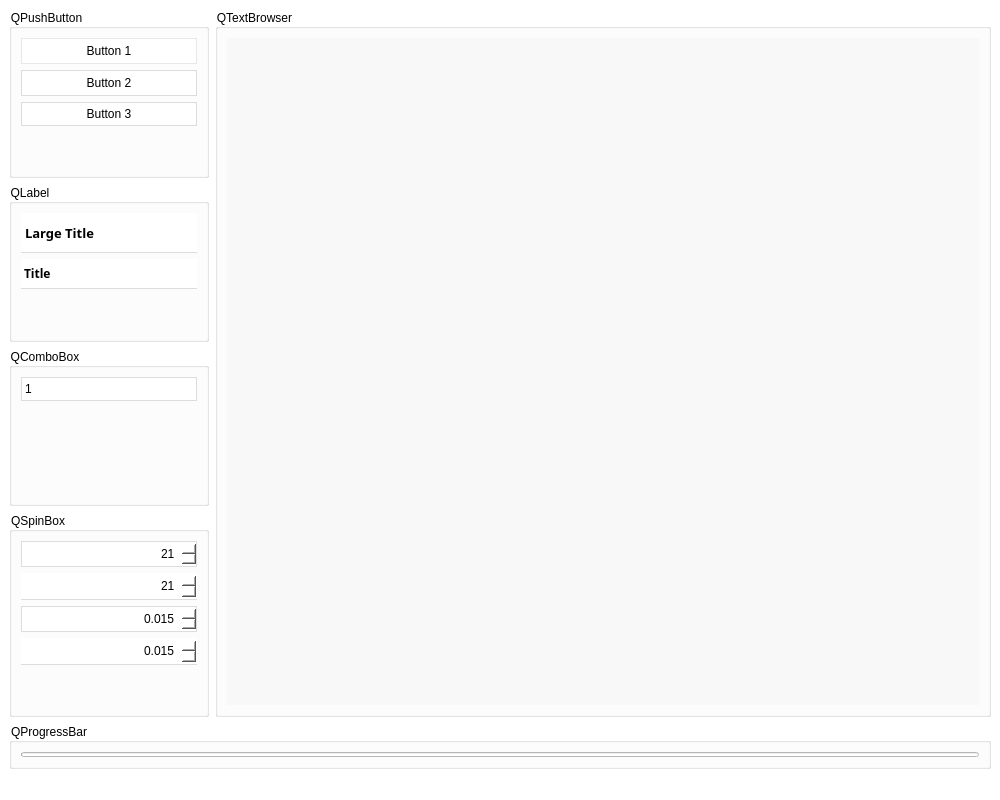
<?xml version="1.0" encoding="UTF-8"?>
<ui version="4.0">
 <class>MainWindow</class>
 <widget class="QMainWindow" name="MainWindow">
  <property name="geometry">
   <rect>
    <x>0</x>
    <y>0</y>
    <width>1000</width>
    <height>800</height>
   </rect>
  </property>
  <property name="windowTitle">
   <string>MainWindow</string>
  </property>
  <property name="styleSheet">
   <string notr="true">font: 8pt &quot;Swis721 BT&quot;;
background-color: #ffffff;</string>
  </property>
  <widget class="QWidget" name="centralwidget">
   <layout class="QGridLayout" name="gridLayout_6">
    <item row="0" column="0">
     <widget class="QGroupBox" name="groupBoxPushButton">
      <property name="sizePolicy">
       <sizepolicy hsizetype="Preferred" vsizetype="Expanding">
        <horstretch>0</horstretch>
        <verstretch>0</verstretch>
       </sizepolicy>
      </property>
      <property name="minimumSize">
       <size>
        <width>200</width>
        <height>0</height>
       </size>
      </property>
      <property name="title">
       <string>QPushButton</string>
      </property>
      <layout class="QGridLayout" name="gridLayout">
       <item row="2" column="0">
        <widget class="QPushButton" name="pushButton3">
         <property name="styleSheet">
          <string notr="true">.QPushButton {
	border-radius: 15px;
	border: 1px solid rgb(220, 220, 220); 
	padding: 4px;
}

.QPushButton::hover {
	background-color: rgb(251, 217, 225);
}</string>
         </property>
         <property name="text">
          <string>Button 3</string>
         </property>
         <property name="icon">
          <iconset resource="icons.qrc">
           <normaloff>:/icons/feather-white/image.svg</normaloff>:/icons/feather-white/image.svg</iconset>
         </property>
        </widget>
       </item>
       <item row="0" column="0">
        <widget class="QPushButton" name="pushButton1">
         <property name="styleSheet">
          <string notr="true">.QPushButton {
	padding: 5px 10px;
	border: 1px solid #e8e8e8;	
}

.QPushButton::hover {
	background-color: #f8f8f8;
}</string>
         </property>
         <property name="text">
          <string>Button 1</string>
         </property>
         <property name="icon">
          <iconset resource="icons.qrc">
           <normaloff>:/icons/feather-white/folder.svg</normaloff>:/icons/feather-white/folder.svg</iconset>
         </property>
        </widget>
       </item>
       <item row="1" column="0">
        <widget class="QPushButton" name="pushButton2">
         <property name="styleSheet">
          <string notr="true">.QPushButton {
	border: 1px solid rgb(220, 220, 220); 
	padding: 5px 10px;
}

.QPushButton::hover {
	background-color: rgb(231, 233, 255);
}</string>
         </property>
         <property name="text">
          <string>Button 2</string>
         </property>
         <property name="icon">
          <iconset resource="icons.qrc">
           <normaloff>:/icons/feather-white/file-text.svg</normaloff>:/icons/feather-white/file-text.svg</iconset>
         </property>
        </widget>
       </item>
       <item row="3" column="0">
        <spacer name="verticalSpacer1">
         <property name="orientation">
          <enum>Qt::Vertical</enum>
         </property>
         <property name="sizeHint" stdset="0">
          <size>
           <width>20</width>
           <height>40</height>
          </size>
         </property>
        </spacer>
       </item>
      </layout>
     </widget>
    </item>
    <item row="0" column="1" rowspan="4">
     <widget class="QGroupBox" name="groupBoxTextBrowser">
      <property name="sizePolicy">
       <sizepolicy hsizetype="Preferred" vsizetype="Expanding">
        <horstretch>0</horstretch>
        <verstretch>0</verstretch>
       </sizepolicy>
      </property>
      <property name="title">
       <string>QTextBrowser</string>
      </property>
      <layout class="QGridLayout" name="gridLayout_4">
       <item row="0" column="0">
        <widget class="QTextBrowser" name="textBrowser1">
         <property name="styleSheet">
          <string notr="true">QTextBrowser {
	font: 8pt &quot;Consolas&quot;;
	background-color: #ffffff;
	border: none;
	background-color: #f8f8f8;
}

/* 垂直捲軸設定 */
QScrollBar:down-arrow, QScrollBar:add-line, QScrollBar:up-arrow, QScrollBar:sub-line {
	border: none;
}

QScrollBar:vertical {
	width: 10px;
	border-radius:3px;
	background-color: rgb(231, 233, 234);
}

QScrollBar::handle:vertical {
	background-color: rgb(138, 147, 155);
	border-radius:3px;
	margin: 2px;
}

QScrollBar:horizontal {
	height: 10px;
	border-radius:3px;
	background-color: rgb(231, 233, 234);
}

QScrollBar::handle:horizontal {
	background-color: rgb(138, 147, 155);
	border-radius:3px;
	margin: 2px;
}</string>
         </property>
         <property name="lineWrapMode">
          <enum>QTextEdit::NoWrap</enum>
         </property>
        </widget>
       </item>
      </layout>
     </widget>
    </item>
    <item row="1" column="0">
     <widget class="QGroupBox" name="groupBoxLabel">
      <property name="sizePolicy">
       <sizepolicy hsizetype="Preferred" vsizetype="Expanding">
        <horstretch>0</horstretch>
        <verstretch>0</verstretch>
       </sizepolicy>
      </property>
      <property name="minimumSize">
       <size>
        <width>200</width>
        <height>0</height>
       </size>
      </property>
      <property name="title">
       <string>QLabel</string>
      </property>
      <layout class="QGridLayout" name="gridLayout_2">
       <item row="1" column="0">
        <widget class="QLabel" name="labelTitle">
         <property name="minimumSize">
          <size>
           <width>0</width>
           <height>30</height>
          </size>
         </property>
         <property name="maximumSize">
          <size>
           <width>16777215</width>
           <height>30</height>
          </size>
         </property>
         <property name="sizeIncrement">
          <size>
           <width>0</width>
           <height>0</height>
          </size>
         </property>
         <property name="font">
          <font>
           <family>Swis721 BT</family>
           <pointsize>9</pointsize>
           <weight>75</weight>
           <italic>false</italic>
           <bold>true</bold>
          </font>
         </property>
         <property name="styleSheet">
          <string notr="true">border: none;
border-bottom: 1px solid rgb(221, 221, 221);

font: 9pt &quot;Swis721 BT&quot;;
font-weight: bold;</string>
         </property>
         <property name="text">
          <string>Title</string>
         </property>
        </widget>
       </item>
       <item row="0" column="0">
        <widget class="QLabel" name="labelLargetTitle">
         <property name="minimumSize">
          <size>
           <width>0</width>
           <height>40</height>
          </size>
         </property>
         <property name="maximumSize">
          <size>
           <width>16777215</width>
           <height>40</height>
          </size>
         </property>
         <property name="sizeIncrement">
          <size>
           <width>0</width>
           <height>0</height>
          </size>
         </property>
         <property name="font">
          <font>
           <family>Swis721 BT</family>
           <pointsize>10</pointsize>
           <weight>75</weight>
           <bold>true</bold>
          </font>
         </property>
         <property name="styleSheet">
          <string notr="true">border: none;
border-bottom: 1px solid rgb(221, 221, 221);

font: 10pt &quot;Swis721 BT&quot;;
font-weight: bold;</string>
         </property>
         <property name="text">
          <string>Large Title</string>
         </property>
        </widget>
       </item>
       <item row="2" column="0">
        <spacer name="verticalSpacer2">
         <property name="orientation">
          <enum>Qt::Vertical</enum>
         </property>
         <property name="sizeHint" stdset="0">
          <size>
           <width>20</width>
           <height>40</height>
          </size>
         </property>
        </spacer>
       </item>
      </layout>
     </widget>
    </item>
    <item row="2" column="0">
     <widget class="QGroupBox" name="groupBoxComboBox">
      <property name="sizePolicy">
       <sizepolicy hsizetype="Preferred" vsizetype="Expanding">
        <horstretch>0</horstretch>
        <verstretch>0</verstretch>
       </sizepolicy>
      </property>
      <property name="minimumSize">
       <size>
        <width>200</width>
        <height>0</height>
       </size>
      </property>
      <property name="title">
       <string>QComboBox</string>
      </property>
      <layout class="QGridLayout" name="gridLayout_7">
       <item row="0" column="0">
        <widget class="QComboBox" name="comboBox1">
         <property name="minimumSize">
          <size>
           <width>0</width>
           <height>0</height>
          </size>
         </property>
         <property name="maximumSize">
          <size>
           <width>16777215</width>
           <height>16777215</height>
          </size>
         </property>
         <property name="styleSheet">
          <string notr="true">QComboBox {
	border: 1px solid rgb(221, 221, 221);
    padding: 3px;
	background-color: white;
}

QComboBox::drop-down {
	width: 20px;
	border: 0px solid black;
}

QComboBox::down-arrow {
    image: url(:/icons/feather-white/chevron-down);
	width: 15px; /* 設定圖片寬度 */
    height: 15px; /* 設定圖片高度 */
}

QComboBox QAbstractItemView {
	border: 1px solid #CCC;
}

QAbstractItemView::item {
    height: 10px;
	padding: 5px;
}


/* 垂直捲軸設定 */
QScrollBar:down-arrow, QScrollBar:add-line, QScrollBar:up-arrow, QScrollBar:sub-line {
	border: none;
}

QScrollBar:vertical {
	width: 10px;
	border-radius:3px;
	background-color: rgb(231, 233, 234);
}

QScrollBar::handle:vertical {
	background-color: rgb(138, 147, 155);
	border-radius:3px;
	margin: 2px;
}</string>
         </property>
         <item>
          <property name="text">
           <string>1</string>
          </property>
         </item>
         <item>
          <property name="text">
           <string>2</string>
          </property>
         </item>
         <item>
          <property name="text">
           <string>3</string>
          </property>
         </item>
        </widget>
       </item>
       <item row="1" column="0">
        <spacer name="verticalSpacer3">
         <property name="orientation">
          <enum>Qt::Vertical</enum>
         </property>
         <property name="sizeHint" stdset="0">
          <size>
           <width>20</width>
           <height>40</height>
          </size>
         </property>
        </spacer>
       </item>
      </layout>
     </widget>
    </item>
    <item row="3" column="0">
     <widget class="QGroupBox" name="groupBoxSpinBox">
      <property name="sizePolicy">
       <sizepolicy hsizetype="Preferred" vsizetype="Expanding">
        <horstretch>0</horstretch>
        <verstretch>0</verstretch>
       </sizepolicy>
      </property>
      <property name="minimumSize">
       <size>
        <width>200</width>
        <height>0</height>
       </size>
      </property>
      <property name="title">
       <string>QSpinBox</string>
      </property>
      <layout class="QGridLayout" name="gridLayout_3">
       <item row="0" column="0">
        <widget class="QSpinBox" name="spinBox1">
         <property name="minimumSize">
          <size>
           <width>0</width>
           <height>0</height>
          </size>
         </property>
         <property name="maximumSize">
          <size>
           <width>16777215</width>
           <height>16777215</height>
          </size>
         </property>
         <property name="styleSheet">
          <string notr="true">QSpinBox {
	border: 1px solid rgb(221, 221, 221);
	padding: 4px 4px;
    background-color: white;
}

QSpinBox::up-button {
     image: url(:/icons/feather-white/chevron-up);
}

QSpinBox::down-button {
     image: url(:/icons/feather-white/chevron-down);
}</string>
         </property>
         <property name="alignment">
          <set>Qt::AlignRight|Qt::AlignTrailing|Qt::AlignVCenter</set>
         </property>
         <property name="maximum">
          <number>100</number>
         </property>
         <property name="value">
          <number>21</number>
         </property>
        </widget>
       </item>
       <item row="1" column="0">
        <widget class="QSpinBox" name="spinBox2">
         <property name="minimumSize">
          <size>
           <width>0</width>
           <height>0</height>
          </size>
         </property>
         <property name="maximumSize">
          <size>
           <width>16777215</width>
           <height>16777215</height>
          </size>
         </property>
         <property name="styleSheet">
          <string notr="true">QSpinBox {
    border: 0px 0px 1px 0px;
	border-bottom: 1px solid rgb(221, 221, 221);
	padding:5px;
    background-color: white;
}

QSpinBox::up-button {
     image: url(:/icons/feather-white/chevron-up);
}

QSpinBox::down-button {
     image: url(:/icons/feather-white/chevron-down);
}</string>
         </property>
         <property name="alignment">
          <set>Qt::AlignRight|Qt::AlignTrailing|Qt::AlignVCenter</set>
         </property>
         <property name="maximum">
          <number>100</number>
         </property>
         <property name="value">
          <number>21</number>
         </property>
        </widget>
       </item>
       <item row="2" column="0">
        <widget class="QDoubleSpinBox" name="doubleSpinBox1">
         <property name="minimumSize">
          <size>
           <width>0</width>
           <height>0</height>
          </size>
         </property>
         <property name="maximumSize">
          <size>
           <width>16777215</width>
           <height>16777215</height>
          </size>
         </property>
         <property name="styleSheet">
          <string notr="true">QDoubleSpinBox {
	border: 1px solid rgb(221, 221, 221);
	padding: 4px 4px;
    background-color: white;
}

QDoubleSpinBox::up-button {
     image: url(:/icons/feather-white/chevron-up);
}

QDoubleSpinBox::down-button {
     image: url(:/icons/feather-white/chevron-down);
}
</string>
         </property>
         <property name="alignment">
          <set>Qt::AlignRight|Qt::AlignTrailing|Qt::AlignVCenter</set>
         </property>
         <property name="decimals">
          <number>3</number>
         </property>
         <property name="maximum">
          <double>1.000000000000000</double>
         </property>
         <property name="singleStep">
          <double>0.005000000000000</double>
         </property>
         <property name="value">
          <double>0.015000000000000</double>
         </property>
        </widget>
       </item>
       <item row="3" column="0">
        <widget class="QDoubleSpinBox" name="doubleSpinBox2">
         <property name="minimumSize">
          <size>
           <width>0</width>
           <height>0</height>
          </size>
         </property>
         <property name="maximumSize">
          <size>
           <width>16777215</width>
           <height>16777215</height>
          </size>
         </property>
         <property name="styleSheet">
          <string notr="true">QDoubleSpinBox {
    border: 0px 0px 1px 0px;
	border-bottom: 1px solid rgb(221, 221, 221);
	padding:5px;
    background-color: white;
}

QDoubleSpinBox::up-button {
     image: url(:/icons/feather-white/chevron-up);
}

QDoubleSpinBox::down-button {
     image: url(:/icons/feather-white/chevron-down);
}
</string>
         </property>
         <property name="alignment">
          <set>Qt::AlignRight|Qt::AlignTrailing|Qt::AlignVCenter</set>
         </property>
         <property name="decimals">
          <number>3</number>
         </property>
         <property name="maximum">
          <double>1.000000000000000</double>
         </property>
         <property name="singleStep">
          <double>0.005000000000000</double>
         </property>
         <property name="value">
          <double>0.015000000000000</double>
         </property>
        </widget>
       </item>
       <item row="4" column="0">
        <spacer name="verticalSpacer4">
         <property name="orientation">
          <enum>Qt::Vertical</enum>
         </property>
         <property name="sizeHint" stdset="0">
          <size>
           <width>20</width>
           <height>40</height>
          </size>
         </property>
        </spacer>
       </item>
      </layout>
     </widget>
    </item>
    <item row="4" column="0" colspan="2" alignment="Qt::AlignBottom">
     <widget class="QGroupBox" name="groupBoxProgressBar">
      <property name="title">
       <string>QProgressBar</string>
      </property>
      <layout class="QGridLayout" name="gridLayout_5">
       <item row="0" column="0">
        <widget class="QProgressBar" name="progressBar1">
         <property name="minimumSize">
          <size>
           <width>0</width>
           <height>5</height>
          </size>
         </property>
         <property name="maximumSize">
          <size>
           <width>16777215</width>
           <height>5</height>
          </size>
         </property>
         <property name="styleSheet">
          <string notr="true"/>
         </property>
         <property name="maximum">
          <number>1000</number>
         </property>
         <property name="value">
          <number>0</number>
         </property>
         <property name="textVisible">
          <bool>false</bool>
         </property>
        </widget>
       </item>
      </layout>
     </widget>
    </item>
   </layout>
  </widget>
  <widget class="QMenuBar" name="menubar">
   <property name="geometry">
    <rect>
     <x>0</x>
     <y>0</y>
     <width>1000</width>
     <height>22</height>
    </rect>
   </property>
  </widget>
  <widget class="QStatusBar" name="statusbar"/>
 </widget>
 <resources>
  <include location="icons.qrc"/>
  <include location="../../../../../01 Thermal Team Project/02 DnP Failure Analysis/20240527 - DnP Retrain Pipeline (GUI)/src/Views/QtDesigner/icons.qrc"/>
 </resources>
 <connections/>
</ui>
